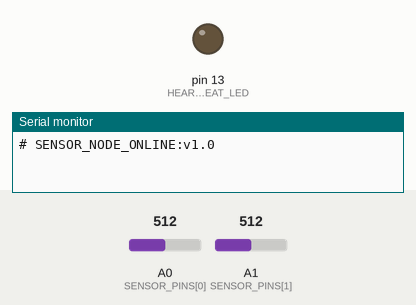
This sketch was run on a simulated Arduino Uno, built with avr-gcc and run on an emulated ATmega328P. Parts: output pins drawn as LEDs (lit = HIGH), the last lines printed to the serial monitor. The test bench sets the inputs (shaded band); at power-on: A0 (SENSOR_PINS[0]) = 512, A1 (SENSOR_PINS[1]) = 512.

Above: at 1.0 s.
At 7.0 s:
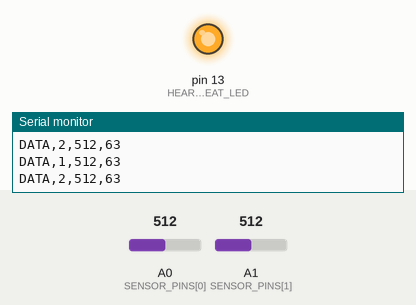
Timing chart, 0 to 9.2 s (numbered marks = the images above):
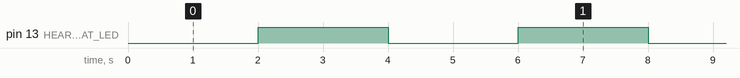

Measured:
- by itself, pin 13 (HEARTBEAT_LED): alternates HIGH for 2.0 s and LOW for 2.0 s

The sketch:

sensor_node.ino
```cpp
/*
 * Smart Automated Irrigation System - Distributed Sensor Node
 * Author: Asad
 * Target: Arduino Uno / Nano (ATmega328P)
 *
 * Description:
 * Dedicated transmitter node deployed out in the field/garden bed.
 * Continuously samples analog soil moisture sensors, performs sample averaging,
 * computes moisture percentages, and transmits formatted telemetry packets
 * over Serial (UART) to the central control node.
 *
 * Protocol Format:
 * DATA,<ZONE_ID>,<RAW_VALUE>,<MOISTURE_PCT>\n
 * Example: DATA,1,815,14
 */

const int NUM_ZONES = 2;
const uint8_t SENSOR_PINS[NUM_ZONES] = {A0, A1};
const int DRY_CAL[NUM_ZONES] = {850, 850};
const int WET_CAL[NUM_ZONES] = {320, 320};

const int NUM_SAMPLES = 5;
const unsigned long TRANSMIT_INTERVAL = 2000; // 2 seconds between packets
const uint8_t HEARTBEAT_LED = 13;

unsigned long lastTransmitTime = 0;
bool heartbeatState = false;

int readAndAverage(uint8_t pin, int samples) {
  long sum = 0;
  for (int i = 0; i < samples; i++) {
    sum += analogRead(pin);
    delayMicroseconds(200);
  }
  return (int)(sum / samples);
}

int calculateMoisturePercent(int raw, int dryVal, int wetVal) {
  int clamped = constrain(raw, min(wetVal, dryVal), max(wetVal, dryVal));
  long pct = map(clamped, dryVal, wetVal, 0, 100);
  return (int)constrain(pct, 0, 100);
}

void setup() {
  Serial.begin(9600);
  pinMode(HEARTBEAT_LED, OUTPUT);
  for (int i = 0; i < NUM_ZONES; i++) {
    pinMode(SENSOR_PINS[i], INPUT);
  }

  // Startup banner for debugging
  Serial.println(F("# SENSOR_NODE_ONLINE:v1.0"));
}

void loop() {
  unsigned long now = millis();

  if (now - lastTransmitTime >= TRANSMIT_INTERVAL) {
    lastTransmitTime = now;

    // Toggle heartbeat LED on each transmission
    heartbeatState = !heartbeatState;
    digitalWrite(HEARTBEAT_LED, heartbeatState ? HIGH : LOW);

    // Read and transmit each zone packet
    for (int i = 0; i < NUM_ZONES; i++) {
      int raw = readAndAverage(SENSOR_PINS[i], NUM_SAMPLES);
      int pct = calculateMoisturePercent(raw, DRY_CAL[i], WET_CAL[i]);

      // Packet: DATA,<ZONE>,<RAW>,<PCT>
      Serial.print(F("DATA,"));
      Serial.print(i + 1);
      Serial.print(F(","));
      Serial.print(raw);
      Serial.print(F(","));
      Serial.println(pct);
    }
  }
}
```
